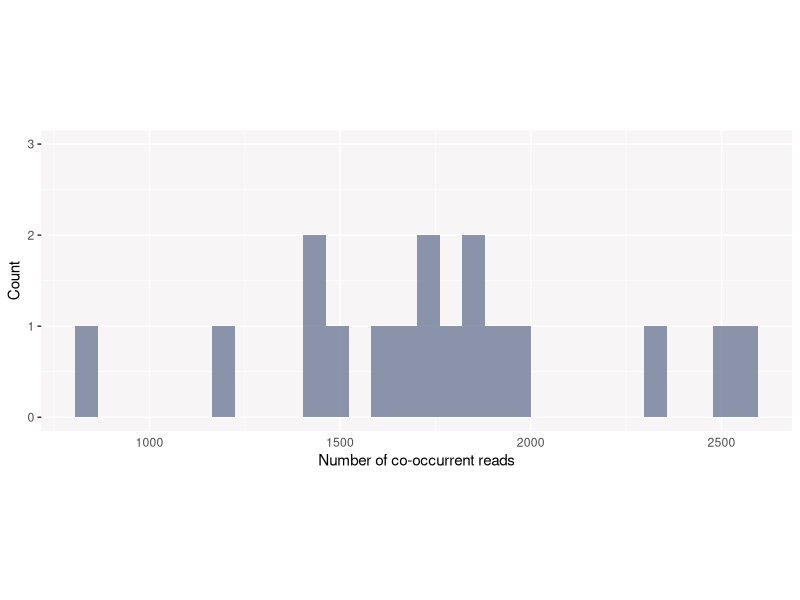

This figure's R source:
# Script to get number of friends co-occurring within a certain time window


# Packages
  library(dplyr)
  library(tidyr)
  library(tibble)
  library(lubridate)
  library(ggplot2)
  library(readr)
  library(data.table)
  library(patchwork)
  library(stringr)


## 1. DATA IMPORT AND MANIPULATION
# Import data
  df <- read_delim("20201008.CSV", ";", escape_double = FALSE, trim_ws = TRUE)


# Naming my columns
  names(df) <- c( "Identifier", "Date", "Time",
                  "Unit.number", "Antenna.number", "Transponder.type",
                  "Transponder.code", "Weight", "Input.status",
                  "Output.status", "Event", "GPS.coordinates")


# Defining my variables
  df$Identifier <- as.integer(df$Identifier)
  df$Time <- as.character(df$Time) # this needs to be changed while reading the file
  df$Unit.number <- as.integer(df$Unit.number)
  df$Transponder.code <- as.character(df$Transponder.code)
  df$Actual_time <- dmy_hms(paste(df$Date,df$Time,sep=" "))

# I make a new df with a subset of the variables of interest here
  new_dataset<-subset(df, select=c(Identifier, Actual_time, Unit.number, Transponder.code))
  names(new_dataset) <- c("Identifier", "time", "antenna", "id")

# A list of dataframe. Each dataframe corresponds to one antenna.
  df_list_ant <- split(new_dataset, f = new_dataset$antenna)



## 2. OBTAIN FRIENDS CO-OCCURRING WITHIN A CERTAIN TIME WINDOW
# I define my objects
  time.window <- 2 # Time window in seconds
  nb.antennas <- length(df_list_ant) # Number of antennas considered
  individuals <- unique(new_dataset$id) # A character vector containing all the recorded invididuals
  nb.individuals <- length(individuals) # Number of individuals

# Define the lists and vectors used in the loops below
  focal <- list()
  list_co_occurrences <- list()
  co_occurrences_per_ind <- list()
  nb.occ <- numeric()
  nb.ind <- numeric()
  nb.ind.list <- list()
  Shoaling.dfs <- list()

  for (x in 1:nb.antennas){                      # Antenna loop
    
    for (a in 1:nb.individuals){                 # Individuals loop
      
      # Each df = reads of one ind. at one antenna
      focal[[a]] <- subset(df_list_ant[[x]], id == individuals[a])
      # If individuals have been read by an antenna, run the loop below
      if (nrow(focal[[a]] != 0)){
        for (i in 1:nrow(focal[[a]])){             # Time window loop
          
          
          # A list. Each df corresponds to the friends reads for a single read of the focal individuals
          list_co_occurrences[[i]] <- subset(df_list_ant[[x]],
                                             abs(difftime(df_list_ant[[x]]$time, focal[[a]]$time[i], units = "s")) <= time.window)
          
        }} # End of time window loop and 'if'
      
  

      # I obtain a dataframe with all the friends reads
      # NB: The reads from the focal ind are included too
        co_occurrences_per_ind[[a]] <- bind_rows(list_co_occurrences)

      # I remove the reads from the focal individual
        co_occurrences_per_ind[[a]] <- subset(co_occurrences_per_ind[[a]], id != individuals[a])

      # Remove the repeats. I end up with a list. Each df contains all the reads (from non-focal individuals) within the time window
        co_occurrences_per_ind[[a]] <- co_occurrences_per_ind[[a]]  %>% distinct()

      # List of list. This part of code isn't ready yet.
      # nb.ind.list[[x]] <- co_occurrences_per_ind

      # I want to know the number of _ friends reads_ per focal individual (regardless of identity of friend)
        nb.occ[a] <- c(nrow(co_occurrences_per_ind[[a]]))

      } # end of individuals loop

      # Number of friends reads per individual for each antenna
        Shoaling.dfs[[x]] <- data.frame(nb.occ, individuals, df_list_ant[[x]]$antenna[1])

  } # end of antenna loop

# I bind the rows of the list.
  Shoaling.df <- bind_rows(Shoaling.dfs)

# Rename column 3
  names(Shoaling.df)[3] <- "antenna"

# Spread the table horizontally. Each column for one antenna
  Shoaling.df <- spread(Shoaling.df, antenna, nb.occ)

# I create my sociality index
  Shoaling.df$tot <- rowSums(Shoaling.df[,-1])


  ggplot(data=Shoaling.df, aes(tot)) +
    geom_histogram(
      aes(),
      fill="#6f7b96",
      alpha = .8) +
    labs(x="Number of co-occurrent reads", y="Count") +
    theme(axis.ticks.x = element_blank(),
          panel.background = element_rect(fill = "#f7f5f5"),
          aspect.ratio = .4) +
    ylim(0, 3)
